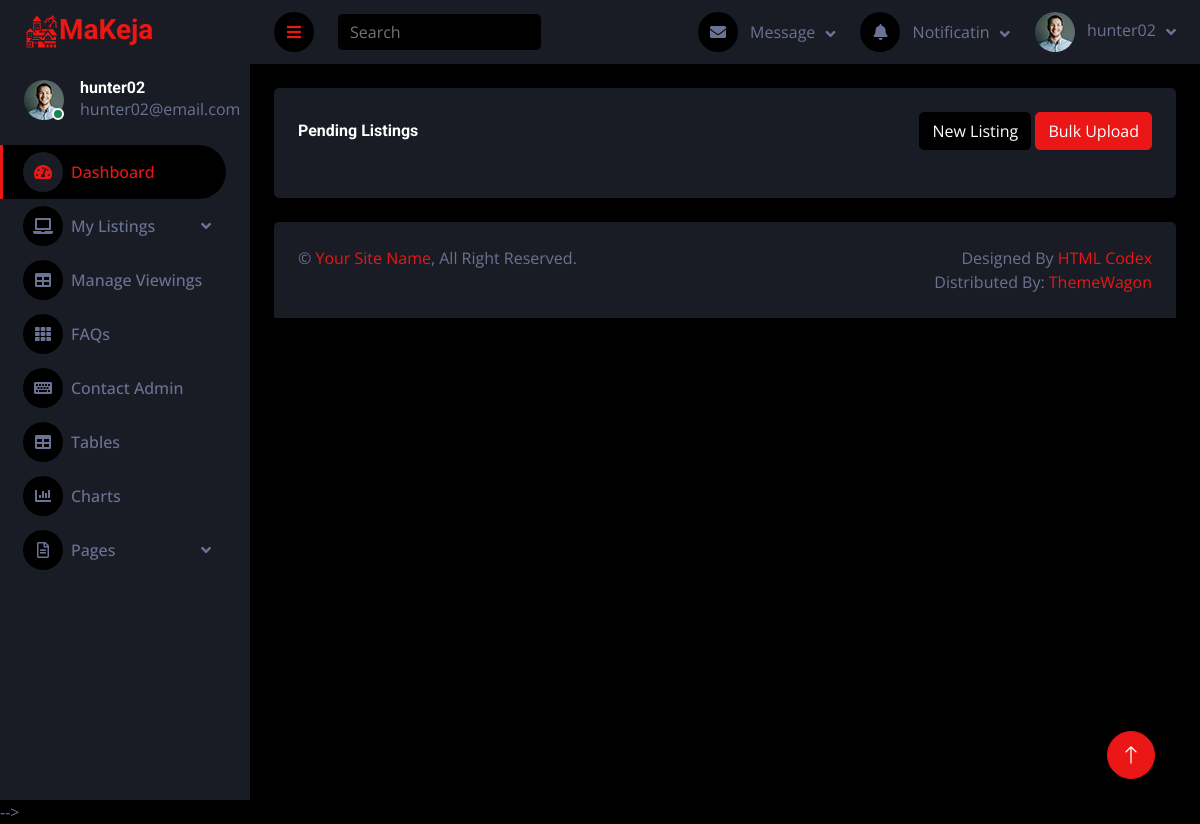
The app's page /dash/pending_listings/ (signed in), older data.
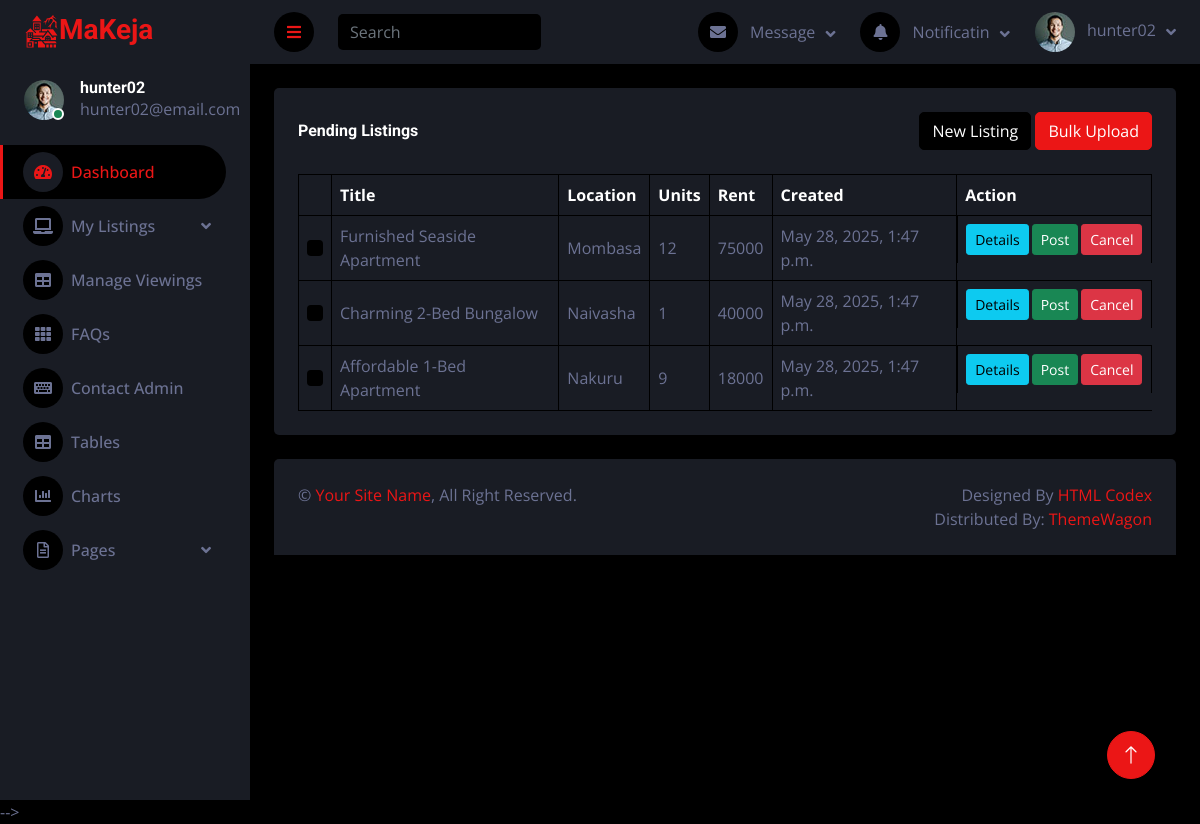
The same page, newer data.
### main/models.py (models this page shows, shortened)
class Profile(models.Model):
    user = models.OneToOneField("auth.User", on_delete=models.CASCADE, related_name="profile")
    userID = models.CharField(max_length=10, unique=True, null=True)
    full_name = models.CharField(max_length=255, blank=True, null=True)
    avatar = models.ImageField(default="user.jpg")
    time_created = models.DateTimeField(auto_now_add=True)
    is_landlord = models.BooleanField(default=False)
    is_banned = models.BooleanField(default=False)
    is_deleted = models.BooleanField(default=False)

### dash/models.py (models this page shows, shortened)
class Listing(models.Model):
    user = models.ForeignKey("auth.User", on_delete=models.CASCADE, related_name="listings")
    listingID = models.CharField(max_length=10, unique=True, null=True)
    title = models.CharField(max_length=255, null=True)
    description = models.TextField(null=True)
    location = models.CharField(max_length=255, null=True)
    address = models.ForeignKey("dash.Address", on_delete=models.CASCADE, related_name="addresses")
    category = models.ForeignKey("master.ListingCategory", on_delete=models.SET_NULL, null=True)
    bedrooms = models.PositiveIntegerField(default=0)
    bathrooms = models.PositiveIntegerField(default=1)
    area_sqft = models.PositiveIntegerField(null=True)
    year_built = models.PositiveIntegerField(null=True)
    floor_number = models.PositiveIntegerField(null=True)
    total_floors = models.PositiveIntegerField(null=True)
    available_units = models.PositiveIntegerField(default=1)
    rent = models.PositiveIntegerField(default=0)
    deposit = models.PositiveIntegerField(default=0)
    avatar1 = models.ImageField(default="listing1.jpg")
    avatar2 = models.ImageField(default="listing2.jpg")
    avatar3 = models.ImageField(default="listing3.jpg")
    avatar4 = models.ImageField(default="listing4.jpg")
    avatar5 = models.ImageField(default="listing5.jpg")
    video_url = models.URLField(null=True, blank=True)
    floor_plan = models.FileField(null=True, blank=True)
    tour = models.URLField(null=True, blank=True)
    furnished = models.BooleanField(default=False)
    parking = models.BooleanField(default=False)
    pet_friendly = models.BooleanField(default=False)
    balcony = models.BooleanField(default=False)
    security = models.BooleanField(default=False)
    internet = models.BooleanField(default=False)
    status = models.CharField(max_length=50, default="pending")
    is_deleted = models.BooleanField(default=False)
    time_created = models.DateTimeField(auto_now_add=True)
    last_updated = models.DateTimeField(auto_now=True)

### dash/views.py (the view, shortened to what this page needs)
# urls.py: path("pending_listings/", views.pending_listings_view, name="pending_listings"),
def pending_listings_view(request):
    categories = ListingCategory.objects.all()
    listings = Listing.objects.filter(user=request.user, status="pending", is_deleted=False)
    context = {
        'categories': categories,
        'listings': listings,
    }
    return render(request, "dash/pending_listings.html", context)

### dash/templates/dash/pending_listings.html (shortened to what this page needs)
{% extends 'dash/main.html' %}
{% load static %}
{% block main %}
<div class="container-fluid pt-4 px-4">
    <div class="bg-secondary text-center rounded p-4">
        <div class="d-flex align-items-center justify-content-between mb-4">
            <h6 class="mb-0">Pending Listings</h6>
            <div>
                <button class="btn btn-dark" type="button" data-toggle="modal" data-target="#newListingModal" title="Create a single listing.">New Listing</button>
                <button class="btn btn-primary" type="button" data-toggle="modal" data-target="#bulkUploadModal" title="Create multiple listings using a csv file.">Bulk Upload</button>
            </div>
        </div>
        {% if listings %}
        <div class="table-responsive">
            <table class="table text-start align-middle table-bordered table-hover mb-0">
                <thead>
                    <tr class="text-white">
                        <th scope="col"></th>
                        <th scope="col">Title</th>
                        <th scope="col">Location</th>
                        <th scope="col">Units</th>
                        <th scope="col">Rent</th>
                        <th scope="col">Created</th>
                        <th scope="col">Action</th>
                    </tr>
                </thead>
                <tbody>
                    {% for l in listings %}
                    <tr>
                        <td><input class="form-check-input" type="checkbox"></td>
                        <td>{{ l.title|title }}</td>
                        <td>{{ l.location|title }}</td>
                        <td>{{ l.available_units }}</td>
                        <td>{{ l.rent }}</td>
                        <td>{{ l.time_created }}</td>
                        <td class="d-flex" style="gap: 3px;">
                            <button class="btn btn-sm btn-info" type="button" data-toggle="modal" data-target="#detailsModal{{ l.id }}" title="View and edit listing details.">Details</button>
                            <form method="post">
                                <button class="btn btn-sm btn-success" type="submit">Post</button>
                            </form>
                            <a class="btn btn-sm btn-danger" href="">Cancel</a>
                        </td>
                    </tr>
                    {% endfor %}
                </tbody>
            </table>
        </div>
        {% endif %}
    </div>
</div>
{% endblock %}

### dash/templates/dash/main.html (shortened to what this page needs)
{% load static %}
<!DOCTYPE html>
<html lang="en">
<head>
    <link href="https://cdnjs.cloudflare.com/ajax/libs/font-awesome/5.10.0/css/all.min.css" rel="stylesheet">
    <link href="https://cdn.jsdelivr.net/npm/bootstrap-icons@1.4.1/font/bootstrap-icons.css" rel="stylesheet">
    <link href="{% static 'dash/lib/owlcarousel/assets/owl.carousel.min.css' %}" rel="stylesheet">
    <link href="{% static 'dash/lib/tempusdominus/css/tempusdominus-bootstrap-4.min.css' %}" rel="stylesheet" />
    <link href="{% static 'dash/css/bootstrap.min.css' %}" rel="stylesheet">
    <link href="{% static 'dash/css/style.css' %}" rel="stylesheet">
</head>
<body>
    <div class="container-fluid position-relative d-flex p-0">
        <div class="sidebar pe-4 pb-3">
            <nav class="navbar bg-secondary navbar-dark">
                <a href="/" class="navbar-brand mx-4 mb-3">
                    <h3 class="text-primary">
                        MaKeja
                    </h3>
                </a>
                <div class="d-flex align-items-center ms-4 mb-4">
                    <div class="position-relative">
                        <img class="rounded-circle" src="{{ request.user.profile.avatar.url }}" alt="" style="width: 40px; height: 40px;">
                        <div class="bg-success rounded-circle border border-2 border-white position-absolute end-0 bottom-0 p-1"></div>
                    </div>
                    <div class="ms-3">
                        <h6 class="mb-0">{{ request.user.username }}</h6>
                        <span>{{ request.user.email }}</span>
                    </div>
                </div>
                <div class="navbar-nav w-100">
                    <a href="{% url 'dash' %}" class="nav-item nav-link active"><i class="fa fa-tachometer-alt me-2"></i>Dashboard</a>
                    {% if request.user.profile.is_landlord %}
                    <div class="nav-item dropdown">
                        <a href="#" class="nav-link dropdown-toggle" data-toggle="dropdown"><i class="fa fa-laptop me-2"></i>My Listings</a>
                    </div>
                    <a href="" class="nav-item nav-link"><i class="fa fa-table me-2"></i>Manage Viewings</a>
                    {% else %}
                    <a href="" class="nav-item nav-link"><i class="fa fa-table me-2"></i>Scheduled Viewings</a>
                    {% endif %}
                    <a href="" class="nav-item nav-link"><i class="fa fa-th me-2"></i>FAQs</a>
                    <a href="" class="nav-item nav-link"><i class="fa fa-keyboard me-2"></i>Contact Admin</a>
                    <a href="" class="nav-item nav-link"><i class="fa fa-table me-2"></i>Tables</a>
                    <a href="chart.html" class="nav-item nav-link"><i class="fa fa-chart-bar me-2"></i>Charts</a>
                    <div class="nav-item dropdown">
                        <a href="#" class="nav-link dropdown-toggle" data-toggle="dropdown"><i class="far fa-file-alt me-2"></i>Pages</a>
                    </div>
                </div>
            </nav>
        </div>
        <div class="content">
            <nav class="navbar navbar-expand bg-secondary navbar-dark sticky-top px-4 py-0">
                <a href="#" class="sidebar-toggler flex-shrink-0">
                    <i class="fa fa-bars"></i>
                </a>
                <form class="d-none d-md-flex ms-4">
                    <input class="form-control bg-dark border-0" type="search" placeholder="Search">
                </form>
                <div class="navbar-nav align-items-center ms-auto">
                    <div class="nav-item dropdown">
                        <a href="#" class="nav-link dropdown-toggle" data-toggle="dropdown">
                            <i class="fa fa-envelope me-lg-2"></i>
                            <span class="d-none d-lg-inline-flex">Message</span>
                        </a>
                    </div>
                    <div class="nav-item dropdown">
                        <a href="#" class="nav-link dropdown-toggle" data-toggle="dropdown">
                            <i class="fa fa-bell me-lg-2"></i>
                            <span class="d-none d-lg-inline-flex">Notificatin</span>
                        </a>
                    </div>
                    <div class="nav-item dropdown">
                        <a href="#" class="nav-link dropdown-toggle" data-toggle="dropdown">
                            <img class="rounded-circle me-lg-2" src="{{ request.user.profile.avatar.url }}" alt="" style="width: 40px; height: 40px;">
                            <span class="d-none d-lg-inline-flex">{{ request.user.username }}</span>
                        </a>
                    </div>
                </div>
            </nav>
            {% block main %}
            {% endblock %}
            <div class="container-fluid pt-4 px-4">
                <div class="bg-secondary rounded-top p-4">
                    <div class="row">
                        <div class="col-12 col-sm-6 text-center text-sm-start">
                            &copy; <a href="#">Your Site Name</a>, All Right Reserved.
                        </div>
                        <div class="col-12 col-sm-6 text-center text-sm-end">
                            Designed By <a href="https://htmlcodex.com">HTML Codex</a>
                            <br>Distributed By: <a href="https://themewagon.com" target="_blank">ThemeWagon</a>
                        </div>
                    </div>
                </div>
            </div>
        </div>
        <a href="#" class="btn btn-lg btn-primary btn-lg-square back-to-top"><i class="bi bi-arrow-up"></i></a>
    </div>
    <script src="{% static 'dash/lib/tempusdominus/js/tempusdominus-bootstrap-4.min.js' %}"></script> -->
</body>
</html>

### static/dash/css/style.css (style rules this page uses)
:root { --primary: #EB1616; --secondary: #191C24; --light: #6C7293; --dark: #000000; }
.back-to-top { position: fixed; display: none; right: 45px; bottom: 45px; z-index: 99; }
.btn { transition: .5s; }
.btn-lg-square { width: 48px; height: 48px; }
.btn-square, .btn-sm-square, .btn-lg-square { padding: 0; display: inline-flex; align-items: center; justify-content: center; font-weight: normal; border-radius: 50px; }
.sidebar { position: fixed; top: 0; left: 0; bottom: 0; width: 250px; height: 100vh; overflow-y: auto; background: var(--secondary); transition: 0.5s; z-index: 999; }
.content { margin-left: 250px; min-height: 100vh; background: var(--dark); transition: 0.5s; }
@media (min-width: 992px) { .sidebar { margin-left: 0; } }
@media (min-width: 992px) { .content { width: calc(100% - 250px); } }
.sidebar .navbar .navbar-nav .nav-link { padding: 7px 20px; color: var(--light); font-weight: 500; border-left: 3px solid var(--secondary); border-radius: 0 30px 30px 0; outline: none; }
.sidebar .navbar .navbar-nav .nav-link:hover, .sidebar .navbar .navbar-nav .nav-link.active { color: var(--primary); background: var(--dark); border-color: var(--primary); }
.sidebar .navbar .navbar-nav .nav-link i { width: 40px; height: 40px; display: inline-flex; align-items: center; justify-content: center; background: var(--dark); border-radius: 40px; }
.sidebar .navbar .navbar-nav .nav-link:hover i, .sidebar .navbar .navbar-nav .nav-link.active i { background: var(--secondary); }
.sidebar .navbar .dropdown-toggle::after { position: absolute; top: 15px; right: 15px; border: none; content: "\f107"; font-family: "Font Awesome 5 Free"; font-weight: 900; transition: .5s; }
.content .navbar .navbar-nav .nav-link { margin-left: 25px; padding: 12px 0; color: var(--light); outline: none; }
.content .navbar .sidebar-toggler, .content .navbar .navbar-nav .nav-link i { width: 40px; height: 40px; display: inline-flex; align-items: center; justify-content: center; background: var(--dark); border-radius: 40px; }
.content .navbar .dropdown-toggle::after { margin-left: 6px; vertical-align: middle; border: none; content: "\f107"; font-family: "Font Awesome 5 Free"; font-weight: 900; transition: .5s; }

Row changes from the older to the newer data that the page shows:
added Listing: title "Furnished Seaside Apartment", location "Mombasa", available_units "12", rent "75000", time_created "May 28, 2025, 1:47 p.m."
added Listing: title "Charming 2-Bed Bungalow", location "Naivasha", available_units "1", rent "40000", time_created "May 28, 2025, 1:47 p.m."
added Listing: title "Affordable 1-Bed Apartment", location "Nakuru", available_units "9", rent "18000", time_created "May 28, 2025, 1:47 p.m."
Text that changed along with them:
text now shown: "Title Location Units Rent Created Action"
